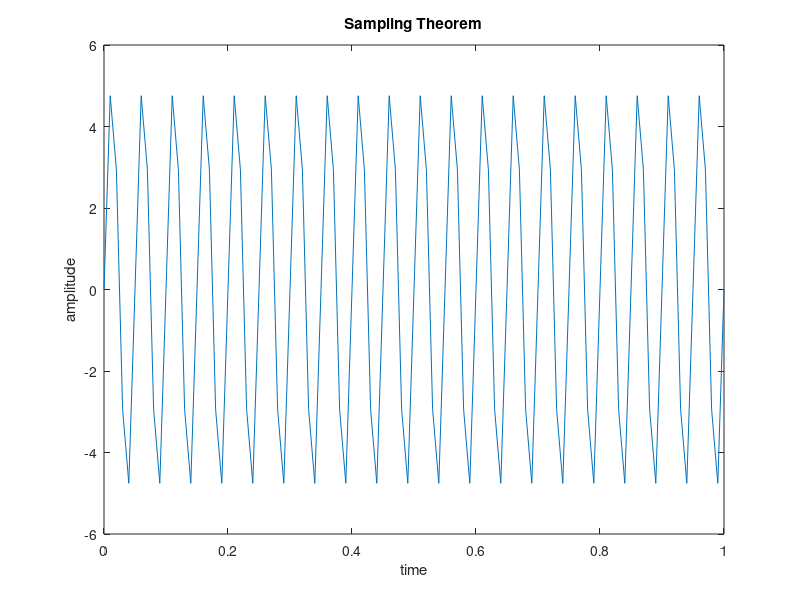

Write the MATLAB code that produced this figure.
close all; 
clear all; 
clc; 
 
% sine wave using Sampling Theorem 
 
samples = 100; 
t = 0:(1/samples):1; 
f = 20; 
x = 5.*sin(2*pi*f.*t); 
plot(t, x) 
xlabel('time'); 
ylabel('amplitude'); 
title('Sampling Theorem'); 
